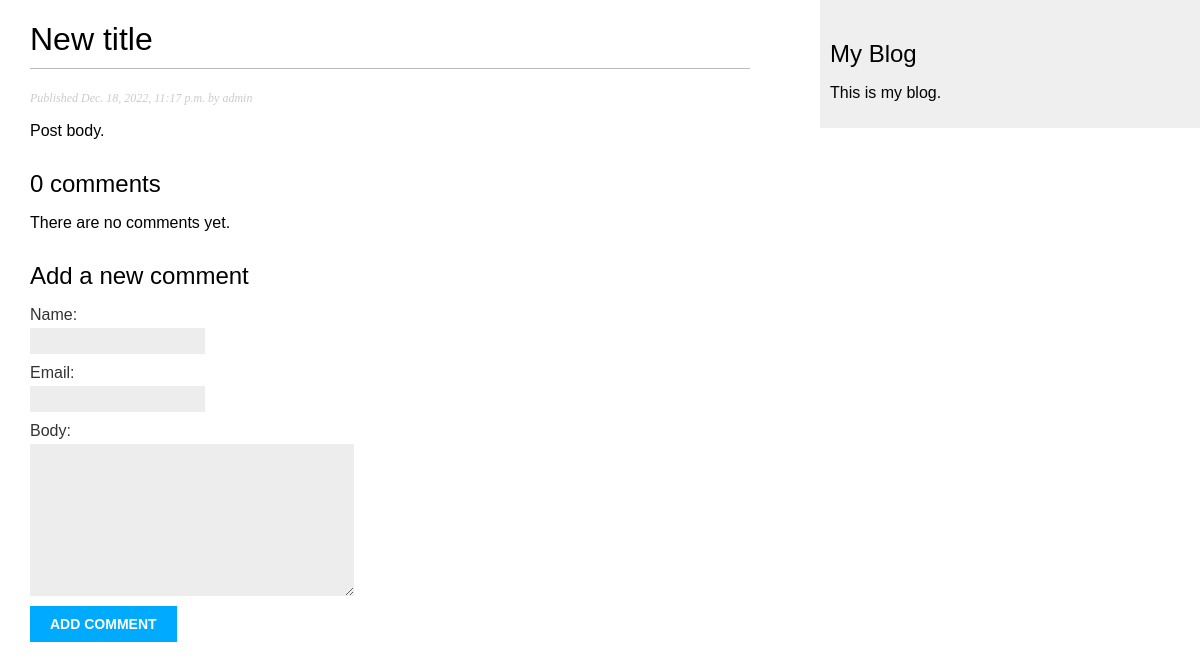
Screenshot of /blog/2022/12/18/another-post/ with the database file from the repository.
### blog/models.py (models this page shows, shortened)
class Post(models.Model):
    STATUS_CHOICES = (
        ('draft', 'Draft'),
        ('published', 'Published'),
    )
    title = models.CharField(max_length=250)
    slug = models.SlugField(max_length=250, unique_for_date='publish')
    author = models.ForeignKey(
        User, on_delete=models.CASCADE, related_name='blog_posts')
    body = models.TextField()
    publish = models.DateTimeField(default=timezone.now)
    created = models.DateTimeField(auto_now_add=True)
    updated = models.DateTimeField(auto_now=True)
    status = models.CharField(
        max_length=10, choices=STATUS_CHOICES, default='draft')
    objects = models.Manager()  # The default manager.
    published = PublishedManager()  # Our custom manager.
    tags = TaggableManager()  # page58
    class Meta:
        ordering = ('-publish',)

### blog/views.py (the view)
def post_detail(request, year, month, day, post):
    post = get_object_or_404(Post, slug=post,
                             status='published', publish__year=year, publish__month=month, publish__day=day)
    comments = post.comments.filter(active=True)
    new_comment = None
    if request.method == 'POST':
        comment_form = CommentForm(data=request.POST)
        if comment_form.is_valid():
            new_comment = comment_form.save(commit=False)
            new_comment.post = post
            new_comment.save()
    else:
        comment_form = CommentForm()
    return render(request, 'blog/post/detail.html', {'post': post, 'comments': comments,
                                                     'new_comment': new_comment,
                                                     'comment_form': comment_form})

### blog/forms.py
class CommentForm(forms.ModelForm): #page52
    class Meta:
        model = Comment
        fields = ('name', 'email', 'body')

### blog/templates/blog/post/detail.html (shortened to what this page needs)
{% extends 'blog/base.html' %}
{% block content%}
<h1>{{ post.title }}</h1>
<p class="date">
    Published {{ post.publish }} by {{ post.author }}
</p>
{{ post.body|linebreaks}}
{% with comments.count as total_comments %}
<h2>
    {{ total_comments }} comment{{ total_comments|pluralize }}
</h2>
{% endwith %}
{% for comment in comments %}
    <div class="comment">
        <p class='info'>
            Comment {{ forloop.counter }} by {{ comment.name }}
            {{ comment.created }}
        </p>
        {{ comment.body|linebreaks }}
    </div>
    {% empty %}
    <p>There are no comments yet.</p>
{% endfor %}
{% if new_comment %}
<h2>Your comment has been added.</h2>
{% else %}
<h2>Add a new comment</h2>
<form method='post'>
    {{ comment_form.as_p }}
    <p><input type='submit' value='Add comment'></p>
</form>
{% endif %}
{% endblock%}

### blog/static/css/blog.css (style rules this page uses)
body { margin:0; padding:0; font-family:helvetica, sans-serif; }
h1 { font-weight:normal; border-bottom:1px solid #bbb; padding:0 0 10px 0; }
h2 { font-weight:normal; margin:30px 0 0; }
p.date { color:#ccc; font-family: georgia, serif; font-size: 12px; font-style: italic; }
label { float:left; clear:both; color:#333; margin-bottom:4px; }
input, textarea { clear:both; float:left; margin:0 0 10px; background:#ededed; border:0; padding:6px 10px; font-size:12px; }
input[type=submit] { font-weight:bold; background:#00abff; color:#fff; padding:10px 20px; font-size:14px; text-transform:uppercase; }

### rows the page displays
Post: title "New title", publish "Dec. 18, 2022, 11:17 p.m.", author "admin", body "Post body."

### other values shown
{{ total_comments }} "0"
